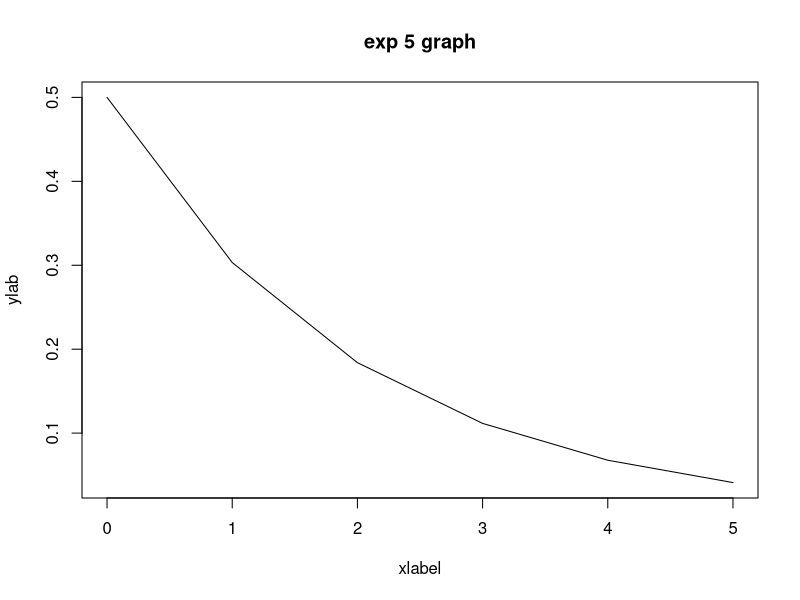
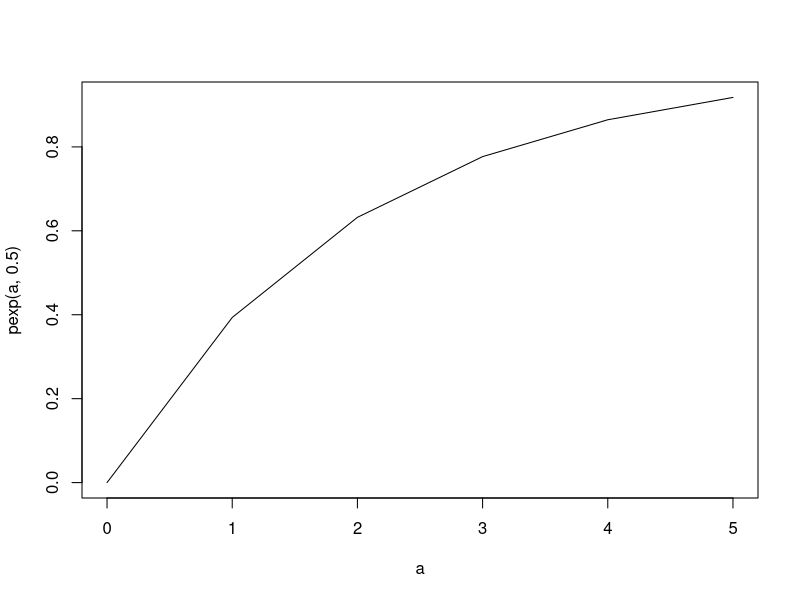

Here is the R script that generated these plots, in order:
one=punif(45,0,60,lower.tail = FALSE)
one

two=punif(30,0,60)-punif(20,0,60)
two

diff(punif(c(30,40),0,60))

dexp(3,0.5)

a=seq(0,5)

plot(a, dexp(a,0.5) ,type="l",main="exp 5 graph" , ylab="ylab", xlab="xlabel")

dexp(3,0.5)


plot(a,pexp(a,0.5),type="l")

pexp(5,0.5)

rexp(1000,0.5)

dgamma(3,shape=2,scale=1/3)

pgamma(1,shape=2,scale=1/3,lower.tail=FALSE)

qgamma(0.70,shape=2,rate=1/3)

